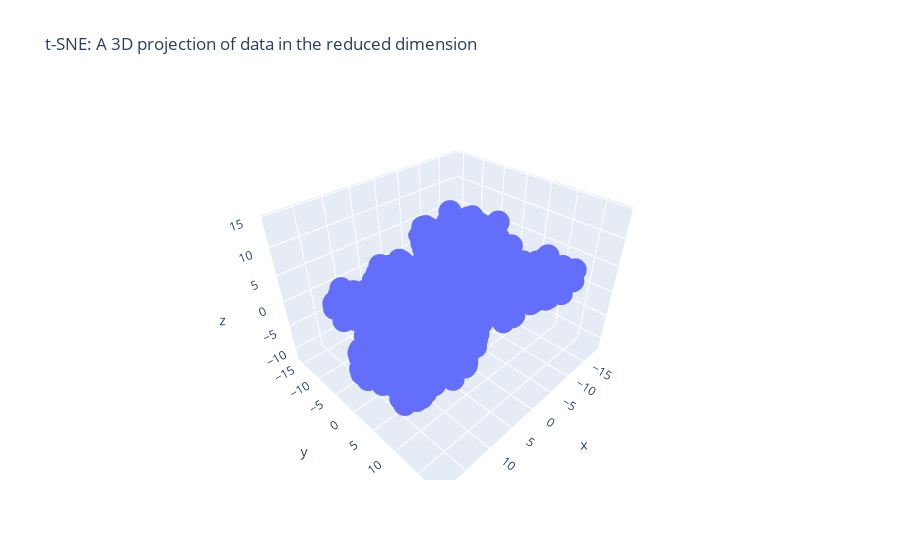

The code cell stored with this chart in its notebook:
### Code cell
# plotly Scatter 3d
trace1 = go.Scatter3d(
    x= data_3d[:,0],
    y= data_3d[:,1],
    z= data_3d[:,2],
    mode='markers',
)

data = [trace1]
layout = go.Layout(
#     margin=dict(
#         l=0,
#         r=0,
#         b=0,
#         t=0
#     )
    title= 't-SNE: A 3D projection of data in the reduced dimension',
#     scene = dict(
#             xaxis = dict(title  = 'Age'),
#             yaxis = dict(title  = 'Spending Score'),
#             zaxis = dict(title  = 'Annual Income')
#         )
)
fig = go.Figure(data=data, layout=layout)
py.offline.iplot(fig)

### Figure 1 — Plotly figure (JSON) as saved in the notebook; plotly's stock layout.template omitted (floating-point values rounded to 4 significant figures; data arrays with more than 128 entries replaced by an {"elided": "..."} marker saying what was removed)
{"data": [{"mode": "markers", "type": "scatter3d", "x": {"elided": "1118 float values"}, "y": {"elided": "1118 float values"}, "z": {"elided": "1118 float values"}}], "layout": {"title": {"text": "t-SNE: A 3D projection of data in the reduced dimension"}}}
